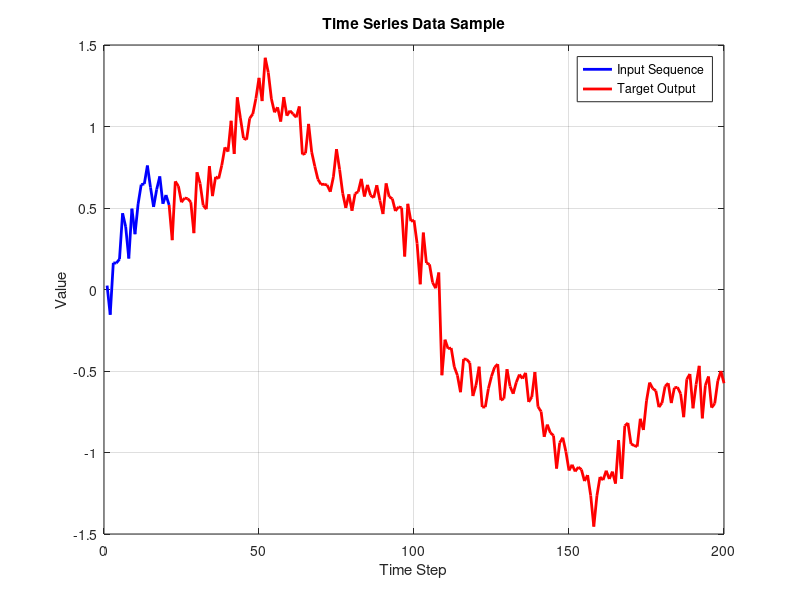

The MATLAB source for this figure: (Note: this script raises an error after producing the figure.)
# Time Series Forecasting with Neural Networks
# This script demonstrates how to use neural networks for time series prediction

# Load necessary packages
pkg load statistics;

# Instead of sourcing the file, we'll use addpath to make the functions available
addpath(".");  # Add current directory to the path

# Generate a time series dataset
function [X, y] = generate_time_series(n_points=1000, seq_length=20)
  # Generate a synthetic time series
  x = linspace(0, 30, n_points);
  base_series = sin(x) + 0.2 * sin(5 * x) + 0.1 * randn(1, n_points);

  # Create sequences for input and output
  X = zeros(seq_length, n_points - seq_length);
  y = zeros(1, n_points - seq_length);

  for i = 1:(n_points - seq_length)
    X(:, i) = base_series(i:(i+seq_length-1))';
    y(:, i) = base_series(i+seq_length);
  endfor

  return;
endfunction

# Generate time series data
[X, y] = generate_time_series(1000, 20);

# Plot a segment of the time series
figure(1);
# Fix the vector length mismatch by using proper ranges
sample_seq = [X(:, 1); y(1)];  # This has 21 elements (seq_length + 1)
plot(1:length(sample_seq), sample_seq, 'b-', 'LineWidth', 2);
hold on;
# Only plot as many y values as we have
plot_length = min(180, length(y));
plot((length(X(:,1))+1):(length(X(:,1))+plot_length), y(1:plot_length), 'r-', 'LineWidth', 2);
title("Time Series Data Sample");
xlabel("Time Step");
ylabel("Value");
legend("Input Sequence", "Target Output");
grid on;
print -dpng "../plots/time_series_sample.png";

# Split into training and test sets (80/20 split)
n_samples = size(X, 2);
split_idx = floor(0.8 * n_samples);
X_train = X(:, 1:split_idx);
y_train = y(:, 1:split_idx);
X_test = X(:, (split_idx+1):end);
y_test = y(:, (split_idx+1):end);

# Normalize data
X_mean = mean(X_train(:));
X_std = std(X_train(:));
X_train = (X_train - X_mean) ./ X_std;
X_test = (X_test - X_mean) ./ X_std;

y_mean = mean(y_train);
y_std = std(y_train);
y_train = (y_train - y_mean) ./ y_std;
y_test = (y_test - y_mean) ./ y_std;

# Define network architecture
# Input: sequence_length, Hidden: [32, 16], Output: 1
layer_sizes = [20, 32, 16, 1];

# Initialize neural network
model = initNeuralNetwork(layer_sizes);

# Configure model for time series prediction with improved stability
model.activation = @tanh;
model.activation_prime = @tanh_prime;
model.output_activation = @identity;
model.output_activation_prime = @identity_prime;
model.loss_function = @mean_squared_error;
model.loss_function_prime = @mean_squared_error_prime;
model.learning_rate = 0.005;  # Reduced learning rate for stability
model.reg_lambda = 0.01;      # Increased regularization
model.max_iter = 2000;
model.clip_threshold = 1.0;   # Add gradient clipping

# Train the model
printf("Training neural network for time series prediction...\n");
[model, history] = train(model, X_train, y_train, X_test, y_test);

# Evaluate on test set
predictions = predict(model, X_test);
mse = mean((predictions - y_test).^2);
printf("Test MSE: %.6f\n", mse);

# Plot training history
figure(2);
plot(1:length(history.train_loss), history.train_loss, 'b-', 'LineWidth', 2);
hold on;
plot(1:length(history.val_loss), history.val_loss, 'r-', 'LineWidth', 2);
title("Training History");
xlabel("Iterations");
ylabel("Loss");
legend("Training Loss", "Validation Loss");
grid on;
print -dpng "../plots/time_series_training_history.png";

# Plot predictions vs actual values
test_length = 200; # Number of points to visualize
start_idx = 1;
end_idx = min(test_length, length(predictions));

# Denormalize the data
y_test_orig = y_test(start_idx:end_idx) * y_std + y_mean;
pred_orig = predictions(start_idx:end_idx) * y_std + y_mean;

figure(3);
hold on;
plot(1:length(y_test_orig), y_test_orig, 'b-', 'LineWidth', 2);
plot(1:length(pred_orig), pred_orig, 'r--', 'LineWidth', 2);
title("Time Series Prediction");
xlabel("Time Step");
ylabel("Value");
legend("Actual", "Predicted");
grid on;
print -dpng "../plots/time_series_prediction.png";

# Multi-step forecasting (predict the next 50 steps)
function [forecast] = multi_step_forecast(model, last_sequence, n_steps, X_mean, X_std, y_mean, y_std)
  # last_sequence: The last known sequence (normalized)
  # n_steps: Number of steps to forecast

  forecast = zeros(1, n_steps);
  current_seq = last_sequence;

  for i = 1:n_steps
    # Predict the next value
    pred = predict(model, current_seq);

    # Handle potential NaN values
    if isnan(pred)
      printf("Warning: NaN prediction at step %d. Using last valid prediction.\n", i);
      if i > 1
        pred = forecast(i-1);  # Use the last valid prediction
      else
        pred = 0;  # Default value if first prediction is NaN
      endif
    endif

    forecast(i) = pred;

    # Update the sequence by removing the first element and adding the prediction
    current_seq = [current_seq(2:end); pred];
  endfor

  # Denormalize forecast
  forecast = forecast * y_std + y_mean;
endfunction

# Get the last sequence from the test set
last_known_sequence = X_test(:, end);

# Forecast the next 150 steps
forecast_horizon = 150;
forecast = multi_step_forecast(model, last_known_sequence, forecast_horizon, X_mean, X_std, y_mean, y_std);

# Plot the forecast with some history for context
history_steps = 100;
last_known_values = (X_test(:, end-history_steps:end) * X_std + X_mean)(:);

figure(4);
hold on;
plot(1:length(last_known_values), last_known_values, 'b-', 'LineWidth', 2);
plot(length(last_known_values):(length(last_known_values)+forecast_horizon-1), forecast, 'r--', 'LineWidth', 2);
title("Multi-step Time Series Forecast");
xlabel("Time Step");
ylabel("Value");
legend("Historical Data", "Forecast");
grid on;
print -dpng "../plots/time_series_forecast.png";

# Save the model
save("-binary", "../data/time_series_model.mat", "model");